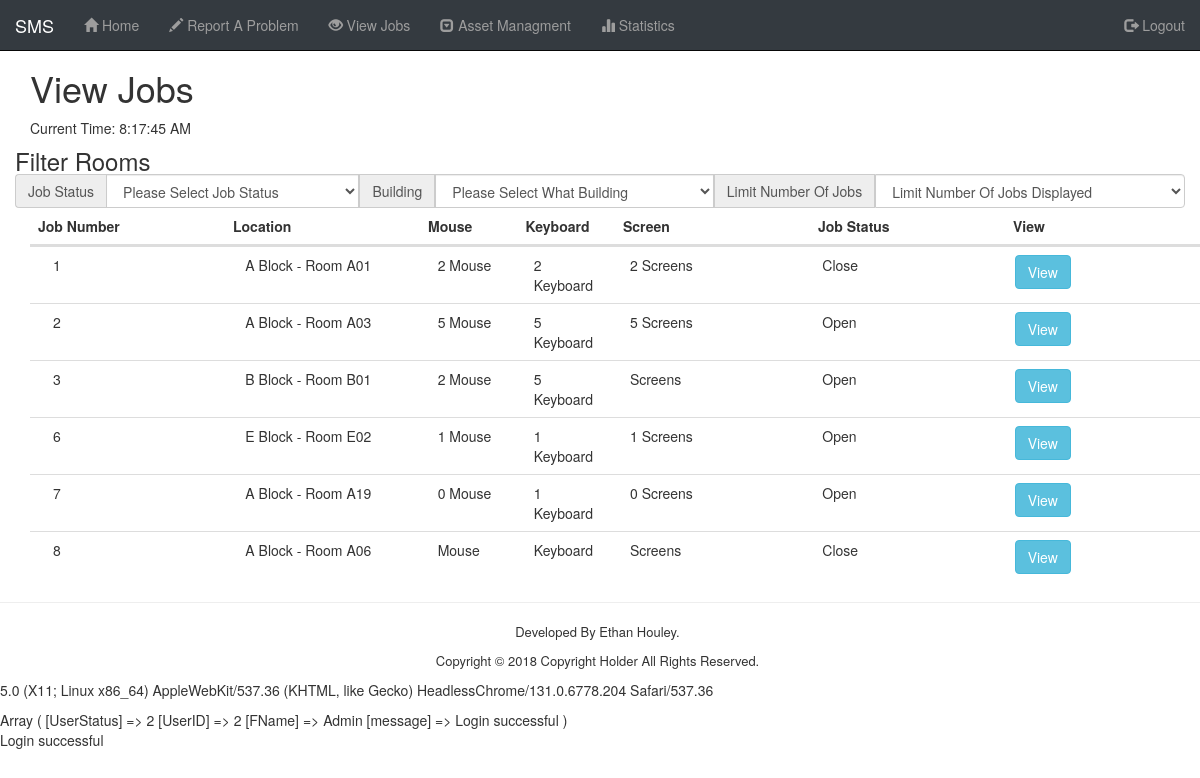
The app's page /View/View_Jobs.php (signed in) with its own data.
### tables this page shows
CREATE TABLE `job` (
  `JobID` int(10) UNSIGNED NOT NULL,
  `DateLogged` timestamp NOT NULL DEFAULT CURRENT_TIMESTAMP,
  `UserID` int(10) UNSIGNED NOT NULL,
  `RoomID` int(10) UNSIGNED NOT NULL,
  `AssetID` int(10) UNSIGNED DEFAULT NULL,
  `Broken_Mouse` varchar(255) DEFAULT NULL,
  `Broken_Keyboard` varchar(255) DEFAULT NULL,
  `Broken_Screen` varchar(255) DEFAULT NULL,
  `ExtraInfo` text,
  `JobStatusID` int(10) UNSIGNED NOT NULL DEFAULT '0',
  `PartsUsed` varchar(255) DEFAULT NULL,
  `DateComplete` timestamp NULL DEFAULT CURRENT_TIMESTAMP
);

CREATE TABLE `building` (
  `BuildingID` int(10) UNSIGNED NOT NULL,
  `BuildingName` varchar(255) NOT NULL
);

CREATE TABLE `rooms` (
  `RoomID` int(10) UNSIGNED NOT NULL,
  `RoomName` varchar(255) NOT NULL,
  `BuildingID` int(10) UNSIGNED NOT NULL
);

CREATE TABLE `jobstatus` (
  `JobStatusID` int(10) UNSIGNED NOT NULL,
  `JobStatusName` varchar(10) NOT NULL
);

### View/View_Jobs.php (the view, shortened to what this page needs)
<?php
	require_once '../View/Include/Master_Include.php';
?>
<div class="Work_Around_Nav">
  <div class="container">
    <h1>View Jobs</h1>
  </div>
	<div class="container">
		<div class="row">
		<div class="No_Phone No_Tablet">
				<div class="row_heading">
			 <h3>Filter Rooms</h3>
		 </div>
		 <div class="input-group">
        <span class="input-group-addon" id="basic-addon1">Job Status</span>
        <select class="form-control" name="JobStatus" id="JobStatus">
          <option disabled selected>Please Select Job Status</option>
        </select>
        <span class="input-group-addon" id="basic-addon1">Building</span>
				<select class="form-control" name="Building" id="BuildingNumber" onchange="GetRoomInfo(this.value)">
					<option disabled selected>Please Select What Building </option>
					<?php
 				 echo "</select>";
 				 ?>
          <span class="input-group-addon" id="basic-addon1">Limit Number Of Jobs</span>
          <select class="form-control" name="Displayed" id="Displayed">
            <option disabled selected>Limit Number Of Jobs Displayed </option>
          </select>
		 </div>
		 </div>
		</div>
    <div class="container">
      <div class="row">
					<div class="col-md-2 col-xs-3 Heading_Table">Job Number</div>
					<div class="col-md-2 col-xs-3 Heading_Table">Location</div>
					<div class="col-md-1 No_Phone No_Tablet Heading_Table">Mouse</div>
					<div class="col-md-1 No_Phone No_Tablet Heading_Table">Keyboard</div>
					<div class="col-md-2 No_Phone No_Tablet Heading_Table">Screen</div>
					<div class="col-md-2 col-xs-3 Heading_Table">Job Status</div>
					<div class="col-md-2 col-xs-2 Heading_Table">View</div>
      </div>
      <div>
      <?php
        $JobsLogged_MySQL = "SELECT * FROM job
				INNER JOIN rooms ON job.RoomID = rooms.RoomID
				INNER JOIN building ON rooms.BuildingID = building.BuildingID
				INNER JOIN jobstatus ON job.JobStatusID = jobstatus.JobStatusID;";
        $conn = dbConnect();
      	$stmt = $conn->prepare($JobsLogged_MySQL);
      	$stmt->execute();
      	$result = $stmt->fetchAll();
        foreach($result as $row) {
          echo '<div class="Row_Table row">';
          echo '<div class="col-md-2 col-xs-3"> ' . $row['JobID'] . ' </div>';
          echo '<div class="col-md-2 col-xs-3">'. $row['BuildingName'] . ' - Room ' . $row['RoomName'] . '</div>';
          echo '<div class="col-md-1 No_Phone No_Tablet">' . $row['Broken_Mouse'] . ' Mouse</div>';
          echo '<div class="col-md-1 No_Phone No_Tablet">' . $row['Broken_Keyboard'] . ' Keyboard</div>';
          echo '<div class="col-md-2 No_Phone No_Tablet">' . $row['Broken_Screen'] . ' Screens</div>';
          echo '<div class="col-md-2 col-xs-3">' . $row['JobStatusName'] . '</div>';
					if ($row['JobStatusID'] == 2) {
						echo '<div class="col-md-2 col-xs-2"><button type="button" class="btn btn-ms btn-info" name="button" onclick="CloseStaffViewableJob(this)" value="'. $row['JobID'] .'" data-toggle="modal" data-target="#CloseJobInfo">View</button></div>';
					} else {
          	echo '<div class="col-md-2 col-xs-2">
							<button type="button" class="btn btn-ms btn-info" name="button" onclick="OpenJob(this)" value="'. $row['JobID'] .'" data-toggle="modal" data-target="#JobInfo">View</button>
							</div>';
					}
          echo "</div>";
        }
      ?>
		</div>
	</div>
  </div>
  <hr>
</div>

### View/CSS/master.css (style rules this page uses)
.Work_Around_Nav { padding-top: 48px; }
h3 { margin: 0 !important; }
.Heading_Table { border-bottom: 2px solid rgb(221, 221, 221); padding: 8px; line-height: 1.42857143; font-size: 14px; font-weight: bold; text-align: left; }
.Row_Table { padding: 8px; line-height: 1.42857143; vertical-align: top; border-top: 1px solid rgb(221, 221, 221); }

### records on screen
job: JobID "1", building.BuildingName "A Block", RoomID.RoomName "A01", Broken_Mouse "2", Broken_Keyboard "2", Broken_Screen "2", JobStatusID.JobStatusName "Close"
job: JobID "2", building.BuildingName "A Block", RoomID.RoomName "A03", Broken_Mouse "5", Broken_Keyboard "5", Broken_Screen "5", JobStatusID.JobStatusName "Open"
job: JobID "3", building.BuildingName "B Block", RoomID.RoomName "B01", Broken_Mouse "2", Broken_Keyboard "5", JobStatusID.JobStatusName "Open"
job: JobID "6", building.BuildingName "E Block", RoomID.RoomName "E02", Broken_Mouse "1", Broken_Keyboard "1", Broken_Screen "1", JobStatusID.JobStatusName "Open"
job: JobID "7", building.BuildingName "A Block", RoomID.RoomName "A19", Broken_Mouse "0", Broken_Keyboard "1", Broken_Screen "0", JobStatusID.JobStatusName "Open"
job: JobID "8", building.BuildingName "A Block", RoomID.RoomName "A06", JobStatusID.JobStatusName "Close"

### other values on screen
$_SESSION['message'] "Login successful"
